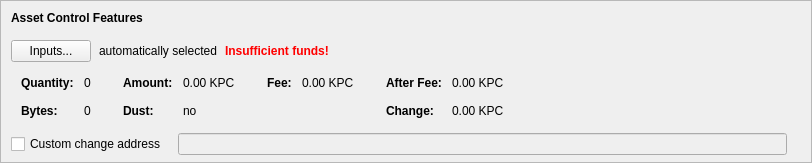
      <widget class="QFrame" name="frameAssetControl">
       <property name="sizePolicy">
        <sizepolicy hsizetype="Expanding" vsizetype="Fixed">
         <horstretch>0</horstretch>
         <verstretch>0</verstretch>
        </sizepolicy>
       </property>
       <property name="maximumSize">
        <size>
         <width>16777215</width>
         <height>16777215</height>
        </size>
       </property>
       <property name="frameShape">
        <enum>QFrame::StyledPanel</enum>
       </property>
       <property name="frameShadow">
        <enum>QFrame::Sunken</enum>
       </property>
       <layout class="QVBoxLayout" name="verticalLayoutAssetControl2">
        <property name="spacing">
         <number>0</number>
        </property>
        <property name="leftMargin">
         <number>0</number>
        </property>
        <property name="topMargin">
         <number>0</number>
        </property>
        <property name="rightMargin">
         <number>0</number>
        </property>
        <property name="bottomMargin">
         <number>6</number>
        </property>
        <item>
         <layout class="QVBoxLayout" name="verticalLayoutAssetControl" stretch="0,0,0,0,1">
          <property name="spacing">
           <number>0</number>
          </property>
          <property name="leftMargin">
           <number>10</number>
          </property>
          <property name="topMargin">
           <number>10</number>
          </property>
          <item>
           <layout class="QHBoxLayout" name="horizontalLayoutAssetControl1">
            <property name="bottomMargin">
             <number>15</number>
            </property>
            <item>
             <widget class="QLabel" name="labelAssetControlFeatures">
              <property name="sizePolicy">
               <sizepolicy hsizetype="Preferred" vsizetype="Maximum">
                <horstretch>0</horstretch>
                <verstretch>0</verstretch>
               </sizepolicy>
              </property>
              <property name="font">
               <font>
                <weight>75</weight>
                <bold>true</bold>
               </font>
              </property>
              <property name="styleSheet">
               <string notr="true">font-weight:bold;</string>
              </property>
              <property name="text">
               <string>Asset Control Features</string>
              </property>
             </widget>
            </item>
           </layout>
          </item>
          <item>
           <layout class="QHBoxLayout" name="horizontalLayoutAssetControl2" stretch="0,0,0,0">
            <property name="spacing">
             <number>8</number>
            </property>
            <property name="bottomMargin">
             <number>10</number>
            </property>
            <item>
             <widget class="QPushButton" name="pushButtonAssetControl">
              <property name="styleSheet">
               <string notr="true"/>
              </property>
              <property name="text">
               <string>Inputs...</string>
              </property>
              <property name="autoDefault">
               <bool>false</bool>
              </property>
             </widget>
            </item>
            <item>
             <widget class="QLabel" name="labelAssetControlAutomaticallySelected">
              <property name="text">
               <string>automatically selected</string>
              </property>
              <property name="margin">
               <number>5</number>
              </property>
             </widget>
            </item>
            <item>
             <widget class="QLabel" name="labelAssetControlInsuffFunds">
              <property name="font">
               <font>
                <weight>75</weight>
                <bold>true</bold>
               </font>
              </property>
              <property name="styleSheet">
               <string notr="true">color:red;font-weight:bold;</string>
              </property>
              <property name="text">
               <string>Insufficient funds!</string>
              </property>
              <property name="margin">
               <number>5</number>
              </property>
             </widget>
            </item>
            <item>
             <spacer name="horizontalSpacerAssetControl">
              <property name="orientation">
               <enum>Qt::Horizontal</enum>
              </property>
              <property name="sizeHint" stdset="0">
               <size>
                <width>40</width>
                <height>1</height>
               </size>
              </property>
             </spacer>
            </item>
           </layout>
          </item>
          <item>
           <widget class="QWidget" name="widgetAssetControl" native="true">
            <property name="sizePolicy">
             <sizepolicy hsizetype="Preferred" vsizetype="Preferred">
              <horstretch>0</horstretch>
              <verstretch>0</verstretch>
             </sizepolicy>
            </property>
            <property name="minimumSize">
             <size>
              <width>0</width>
              <height>0</height>
             </size>
            </property>
            <property name="styleSheet">
             <string notr="true"/>
            </property>
            <layout class="QHBoxLayout" name="horizontalLayoutAssetControl5">
             <property name="leftMargin">
              <number>0</number>
             </property>
             <property name="topMargin">
              <number>0</number>
             </property>
             <property name="rightMargin">
              <number>0</number>
             </property>
             <property name="bottomMargin">
              <number>0</number>
             </property>
             <item>
              <layout class="QHBoxLayout" name="horizontalLayoutAssetControl3" stretch="0,0,0,1">
               <property name="spacing">
                <number>20</number>
               </property>
               <property name="topMargin">
                <number>0</number>
               </property>
               <property name="bottomMargin">
                <number>10</number>
               </property>
               <item>
                <layout class="QFormLayout" name="formLayoutAssetControl1">
                 <property name="horizontalSpacing">
                  <number>10</number>
                 </property>
                 <property name="verticalSpacing">
                  <number>14</number>
                 </property>
                 <property name="leftMargin">
                  <number>10</number>
                 </property>
                 <property name="topMargin">
                  <number>4</number>
                 </property>
                 <property name="rightMargin">
                  <number>6</number>
                 </property>
                 <item row="0" column="0">
                  <widget class="QLabel" name="labelAssetControlQuantityText">
                   <property name="font">
                    <font>
                     <weight>75</weight>
                     <bold>true</bold>
                    </font>
                   </property>
                   <property name="text">
                    <string>Quantity:</string>
                   </property>
                   <property name="margin">
                    <number>0</number>
                   </property>
                  </widget>
                 </item>
                 <item row="0" column="1">
                  <widget class="QLabel" name="labelAssetControlQuantity">
                   <property name="cursor">
                    <cursorShape>IBeamCursor</cursorShape>
                   </property>
                   <property name="contextMenuPolicy">
                    <enum>Qt::ActionsContextMenu</enum>
                   </property>
                   <property name="text">
                    <string notr="true">0</string>
                   </property>
                   <property name="margin">
                    <number>0</number>
                   </property>
                   <property name="textInteractionFlags">
                    <set>Qt::LinksAccessibleByMouse|Qt::TextSelectableByKeyboard|Qt::TextSelectableByMouse</set>
                   </property>
                  </widget>
                 </item>
                 <item row="1" column="0">
                  <widget class="QLabel" name="labelAssetControlBytesText">
                   <property name="font">
                    <font>
                     <weight>75</weight>
                     <bold>true</bold>
                    </font>
                   </property>
                   <property name="text">
                    <string>Bytes:</string>
                   </property>
                  </widget>
                 </item>
                 <item row="1" column="1">
                  <widget class="QLabel" name="labelAssetControlBytes">
                   <property name="cursor">
                    <cursorShape>IBeamCursor</cursorShape>
                   </property>
                   <property name="contextMenuPolicy">
                    <enum>Qt::ActionsContextMenu</enum>
                   </property>
                   <property name="text">
                    <string notr="true">0</string>
                   </property>
                   <property name="textInteractionFlags">
                    <set>Qt::LinksAccessibleByMouse|Qt::TextSelectableByKeyboard|Qt::TextSelectableByMouse</set>
                   </property>
                  </widget>
                 </item>
                </layout>
               </item>
               <item>
                <layout class="QFormLayout" name="formLayoutAssetControl2">
                 <property name="horizontalSpacing">
                  <number>10</number>
                 </property>
                 <property name="verticalSpacing">
                  <number>14</number>
                 </property>
                 <property name="leftMargin">
                  <number>6</number>
                 </property>
                 <property name="topMargin">
                  <number>4</number>
                 </property>
                 <property name="rightMargin">
                  <number>6</number>
                 </property>
                 <item row="0" column="0">
                  <widget class="QLabel" name="labelAssetControlAmountText">
                   <property name="font">
                    <font>
                     <weight>75</weight>
                     <bold>true</bold>
                    </font>
                   </property>
                   <property name="text">
                    <string>Amount:</string>
                   </property>
                   <property name="margin">
                    <number>0</number>
                   </property>
                  </widget>
                 </item>
                 <item row="0" column="1">
                  <widget class="QLabel" name="labelAssetControlAmount">
                   <property name="cursor">
                    <cursorShape>IBeamCursor</cursorShape>
                   </property>
                   <property name="contextMenuPolicy">
                    <enum>Qt::ActionsContextMenu</enum>
                   </property>
                   <property name="text">
                    <string notr="true">0.00 KPC</string>
                   </property>
                   <property name="textInteractionFlags">
                    <set>Qt::LinksAccessibleByMouse|Qt::TextSelectableByKeyboard|Qt::TextSelectableByMouse</set>
                   </property>
                  </widget>
                 </item>
                 <item row="1" column="0">
                  <widget class="QLabel" name="labelAssetControlLowOutputText">
                   <property name="font">
                    <font>
                     <weight>75</weight>
                     <bold>true</bold>
                    </font>
                   </property>
                   <property name="text">
                    <string>Dust:</string>
                   </property>
                  </widget>
                 </item>
                 <item row="1" column="1">
                  <widget class="QLabel" name="labelAssetControlLowOutput">
                   <property name="cursor">
                    <cursorShape>IBeamCursor</cursorShape>
                   </property>
                   <property name="contextMenuPolicy">
                    <enum>Qt::ActionsContextMenu</enum>
                   </property>
                   <property name="text">
                    <string notr="true">no</string>
                   </property>
                   <property name="textInteractionFlags">
                    <set>Qt::LinksAccessibleByMouse|Qt::TextSelectableByKeyboard|Qt::TextSelectableByMouse</set>
                   </property>
                  </widget>
                 </item>
                </layout>
               </item>
               <item>
                <layout class="QFormLayout" name="formLayoutAssetControl3">
                 <property name="horizontalSpacing">
                  <number>10</number>
                 </property>
                 <property name="verticalSpacing">
                  <number>14</number>
                 </property>
                 <property name="leftMargin">
                  <number>6</number>
                 </property>
                 <property name="topMargin">
                  <number>4</number>
                 </property>
                 <property name="rightMargin">
                  <number>6</number>
                 </property>
                 <item row="0" column="0">
                  <widget class="QLabel" name="labelAssetControlFeeText">
                   <property name="font">
                    <font>
                     <weight>75</weight>
                     <bold>true</bold>
                    </font>
                   </property>
                   <property name="text">
                    <string>Fee:</string>
                   </property>
                   <property name="margin">
                    <number>0</number>
                   </property>
                  </widget>
                 </item>
                 <item row="0" column="1">
                  <widget class="QLabel" name="labelAssetControlFee">
                   <property name="cursor">
                    <cursorShape>IBeamCursor</cursorShape>
                   </property>
                   <property name="contextMenuPolicy">
                    <enum>Qt::ActionsContextMenu</enum>
                   </property>
                   <property name="text">
                    <string notr="true">0.00 KPC</string>
                   </property>
                   <property name="textInteractionFlags">
                    <set>Qt::LinksAccessibleByMouse|Qt::TextSelectableByKeyboard|Qt::TextSelectableByMouse</set>
                   </property>
                  </widget>
                 </item>
                </layout>
               </item>
               <item>
                <layout class="QFormLayout" name="formLayoutAssetControl4">
                 <property name="horizontalSpacing">
                  <number>10</number>
                 </property>
                 <property name="verticalSpacing">
                  <number>14</number>
                 </property>
                 <property name="leftMargin">
                  <number>6</number>
                 </property>
                 <property name="topMargin">
                  <number>4</number>
                 </property>
                 <property name="rightMargin">
                  <number>6</number>
                 </property>
                 <item row="0" column="0">
                  <widget class="QLabel" name="labelAssetControlAfterFeeText">
                   <property name="font">
                    <font>
                     <weight>75</weight>
                     <bold>true</bold>
                    </font>
                   </property>
                   <property name="text">
                    <string>After Fee:</string>
                   </property>
                   <property name="margin">
                    <number>0</number>
                   </property>
                  </widget>
                 </item>
                 <item row="0" column="1">
                  <widget class="QLabel" name="labelAssetControlAfterFee">
                   <property name="cursor">
                    <cursorShape>IBeamCursor</cursorShape>
                   </property>
                   <property name="contextMenuPolicy">
                    <enum>Qt::ActionsContextMenu</enum>
                   </property>
                   <property name="text">
                    <string notr="true">0.00 KPC</string>
                   </property>
                   <property name="textInteractionFlags">
                    <set>Qt::LinksAccessibleByMouse|Qt::TextSelectableByKeyboard|Qt::TextSelectableByMouse</set>
                   </property>
                  </widget>
                 </item>
                 <item row="1" column="0">
                  <widget class="QLabel" name="labelAssetControlChangeText">
                   <property name="font">
                    <font>
                     <weight>75</weight>
                     <bold>true</bold>
                    </font>
                   </property>
                   <property name="text">
                    <string>Change:</string>
                   </property>
                  </widget>
                 </item>
                 <item row="1" column="1">
                  <widget class="QLabel" name="labelAssetControlChange">
                   <property name="cursor">
                    <cursorShape>IBeamCursor</cursorShape>
                   </property>
                   <property name="contextMenuPolicy">
                    <enum>Qt::ActionsContextMenu</enum>
                   </property>
                   <property name="text">
                    <string notr="true">0.00 KPC</string>
                   </property>
                   <property name="textInteractionFlags">
                    <set>Qt::LinksAccessibleByMouse|Qt::TextSelectableByKeyboard|Qt::TextSelectableByMouse</set>
                   </property>
                  </widget>
                 </item>
                </layout>
               </item>
              </layout>
             </item>
            </layout>
           </widget>
          </item>
          <item>
           <layout class="QHBoxLayout" name="horizontalLayoutAssetControl4" stretch="0,0,0">
            <property name="spacing">
             <number>12</number>
            </property>
            <property name="sizeConstraint">
             <enum>QLayout::SetDefaultConstraint</enum>
            </property>
            <property name="topMargin">
             <number>5</number>
            </property>
            <property name="rightMargin">
             <number>5</number>
            </property>
            <item>
             <widget class="QCheckBox" name="checkBoxAssetControlChange">
              <property name="toolTip">
               <string>If this is activated, but the change address is empty or invalid, change will be sent to a newly generated address.</string>
              </property>
              <property name="text">
               <string>Custom change address</string>
              </property>
             </widget>
            </item>
            <item>
             <widget class="QValidatedLineEdit" name="lineEditAssetControlChange">
              <property name="enabled">
               <bool>false</bool>
              </property>
              <property name="sizePolicy">
               <sizepolicy hsizetype="Expanding" vsizetype="Fixed">
                <horstretch>0</horstretch>
                <verstretch>0</verstretch>
               </sizepolicy>
              </property>
             </widget>
            </item>
            <item>
             <widget class="QLabel" name="labelAssetControlChangeLabel">
              <property name="sizePolicy">
               <sizepolicy hsizetype="Preferred" vsizetype="Expanding">
                <horstretch>0</horstretch>
                <verstretch>0</verstretch>
               </sizepolicy>
              </property>
              <property name="minimumSize">
               <size>
                <width>0</width>
                <height>0</height>
               </size>
              </property>
              <property name="text">
               <string/>
              </property>
              <property name="margin">
               <number>3</number>
              </property>
             </widget>
            </item>
           </layout>
          </item>
          <item>
           <spacer name="verticalSpacerAssetControl">
            <property name="orientation">
             <enum>Qt::Vertical</enum>
            </property>
            <property name="sizeHint" stdset="0">
             <size>
              <width>800</width>
              <height>1</height>
             </size>
            </property>
           </spacer>
          </item>
         </layout>
        </item>
       </layout>
      </widget>
